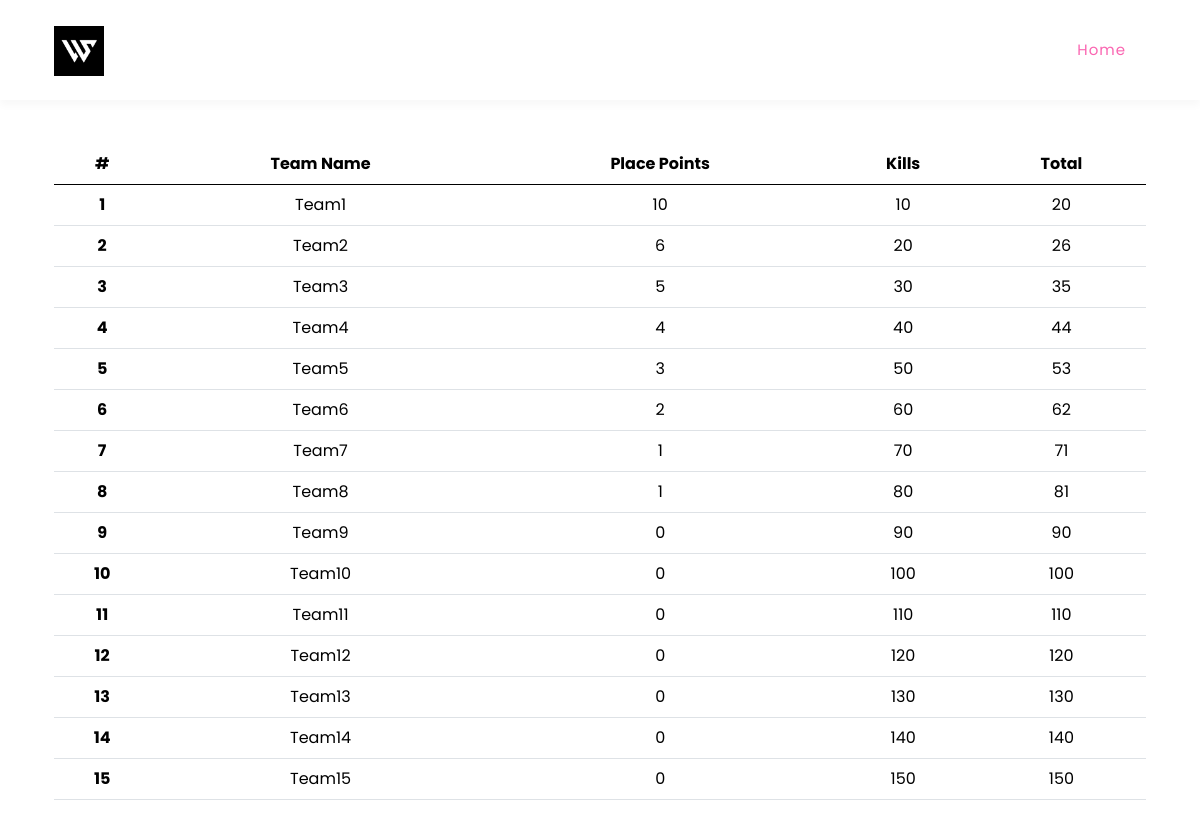
Page /view_match_table/27/1 on the committed database.
### app/models.py (models this page shows, shortened)
class Result(models.Model):
    team_name = models.CharField(max_length=255)
    place_points = models.CharField(max_length=255)
    kill = models.CharField(max_length=255)
    total = models.CharField(max_length=255)
    match = models.CharField(max_length=255)
    user = models.ForeignKey(User,on_delete=models.CASCADE,null=True)
    tourament_id = models.ForeignKey(CreateTournament,on_delete=models.CASCADE,null=True)
    class Meta:
        db_table = "Result"

### app/views.py (the view)
# urls.py: path('view_match_table/<str:id>/<str:match>',views.ViewMatchTable.as_view(),name='view_match_table'),
class ViewMatchTable(View):
    def get(self,request,id,match):
        result = Result.objects.filter(tourament_id=id,match=match)
        context = {
            'result':result
        }
        return render(request,'view_match_table.html',context)

### app/templates/view_match_table.html (shortened to what this page needs)
{% extends 'accounts.html' %}
{% load static %}
{% block nav %}
<header class="header-area header-sticky wow slideInDown" data-wow-duration="0.75s" data-wow-delay="0s">
    <div class="container">
      <div class="row">
        <div class="col-12">
          <nav class="main-nav">
            <a href="{% url "" %}" class="logo">
              <img src="{% static "logo/1.jpeg" %}" alt="" height="50" width="50">
            </a>
            <ul class="nav">
              <li class="scroll-to-section"><a href="{% url "" %}" class="active">Home</a></li>
            </ul>
          </nav>
        </div>
      </div>
    </div>
  </header>
{% endblock nav %}
{% block main %}
<br>
<br>
<br>
<br>
<div class="text-center container my-5">
<table class="table">
    <thead>
      <tr>
        <th scope="col">#</th>
        <th scope="col">Team Name</th>
        <th scope="col">Place Points</th>
        <th scope="col">Kills</th>
        <th scope="col">Total</th>
      </tr>
    </thead>
    <tbody>
      {% for i in result %}
      <tr>
        <th scope="row">{{forloop.counter}}</th>
        <td>{{i.team_name}}</td>
        <td>{{i.place_points}}</td>
        <td>{{i.kill}}</td>
        <td>{{i.total}}</td>
      </tr>
      {% endfor %}
    </tbody>
  </table>
</div>
{% endblock main %}

### accounts/templates/accounts.html (shortened to what this page needs)
<!doctype html>
<html lang="en">
  {% load static %}
  <head>
    <link href="https://cdn.jsdelivr.net/npm/bootstrap@5.3.2/dist/css/bootstrap.min.css" rel="stylesheet">
    <link href="https://cdn.jsdelivr.net/npm/bootstrap@5.3.2/dist/css/bootstrap.min.css" rel="stylesheet">
    <link href="{% static "vendor/bootstrap/css/bootstrap.min.css" %}" rel="stylesheet">
    <link rel="stylesheet" href="{% static "assets/css/fontawesome.css" %}">
    <link rel="stylesheet" href="{% static "assets/css/templatemo-digimedia-v1.css" %}">
    <link rel="stylesheet" href="{% static "assets/css/animated.css" %}">
    <link rel="stylesheet" href="{% static "assets/css/owl.css" %}">
  </head>
  <body>
{% block nav %}
{% endblock nav %}
{% block main %}
{% endblock main %}
  </body>
</html>

### static/assets/css/templatemo-digimedia-v1.css (style rules this page uses)
html, body, div, span, applet, object, iframe, h1, h2, h3, h4, h5, h6, p, blockquote, div pre, a, abbr, acronym, address, big, cite, code, del, dfn, em, font, img, ins, kbd, q, s, samp, small, strike, strong, sub, sup, tt, var, b, u, i, center, dl, dt, dd, ol, ul, li, figure, header, nav, section, article, aside, footer, figcaption { margin: 0; padding: 0; border: 0; outline: 0; }
ul, li { padding: 0; margin: 0; list-style: none; }
header, nav, section, article, aside, footer, hgroup { display: block; }
* { box-sizing: border-box; }
html, body { font-family: 'Poppins', sans-serif; font-weight: 400; background-color: #fff; -ms-text-size-adjust: 100%; -webkit-font-smoothing: antialiased; -moz-osx-font-smoothing: grayscale; }
a { text-decoration: none !important; }
ul { margin-bottom: 0px; }
img { width: 100%; overflow: hidden; }
html, body { background: #fff; font-family: 'Poppins', sans-serif; }
.header-area { background-color: #fff; box-shadow: 0px 5px 8px rgba(0,0,0,0.03); position: absolute; left: 0px; right: 0px; z-index: 100; height: 100px; -webkit-transition: all .5s ease 0s; -moz-transition: all .5s ease 0s; -o-transition: all .5s ease 0s; transition: all .5s ease 0s; }
.header-area .main-nav { min-height: 80px; background: transparent; }
.header-area .main-nav .logo { float: left; -webkit-transition: all 0.3s ease 0s; -moz-transition: all 0.3s ease 0s; -o-transition: all 0.3s ease 0s; transition: all 0.3s ease 0s; }
.header-area .main-nav .logo { line-height: 100px; float: left; -webkit-transition: all 0.3s ease 0s; -moz-transition: all 0.3s ease 0s; -o-transition: all 0.3s ease 0s; transition: all 0.3s ease 0s; }
.header-area .main-nav .nav { float: right; margin-top: 30px; margin-right: 0px; background-color: transparent; -webkit-transition: all 0.3s ease 0s; -moz-transition: all 0.3s ease 0s; -o-transition: all 0.3s ease 0s; transition: all 0.3s ease 0s; position: relative; z-index: 999; }
.header-area .main-nav .nav li { padding-left: 20px; padding-right: 20px; }
.header-area .main-nav .nav li:last-child { padding-right: 0px; padding-left: 40px; }
.header-area .main-nav .nav li:last-child a , .background-header .main-nav .nav li:last-child a { padding: 0px 20px !important; font-weight: 400; }
.header-area .main-nav .nav li a { display: block; font-weight: 500; font-size: 15px; color: #2a2a2a; text-transform: capitalize; -webkit-transition: all 0.3s ease 0s; -moz-transition: all 0.3s ease 0s; -o-transition: all 0.3s ease 0s; transition: all 0.3s ease 0s; height: 40px; line-height: 40px; border: transparent; letter-spacing: 1px; }
.header-area .main-nav .nav li:hover a, .header-area .main-nav .nav li a.active { color: #fa65b1!important; }
.header-area.header-sticky { min-height: 80px; }
.header-area .nav { margin-top: 30px; }
.header-area.header-sticky .nav li a.active { color: #fa65b1; }
@media (max-width: 1200px) { .header-area .main-nav .nav li { padding-left: 12px; padding-right: 12px; } }
@media (max-width: 1200px) { .header-area .main-nav:before { display: none; } }
@media (min-width: 767px) { .header-area .main-nav .nav { display: flex !important; } }
@media (max-width: 1200px) { .header-area .main-nav .nav li:last-child { padding-left: 20px; } }

### rows in the picture
Result: team_name "Team1", place_points "10", kill "10", total "20"
Result: team_name "Team2", place_points "6", kill "20", total "26"
Result: team_name "Team3", place_points "5", kill "30", total "35"
Result: team_name "Team4", place_points "4", kill "40", total "44"
Result: team_name "Team5", place_points "3", kill "50", total "53"
Result: team_name "Team6", place_points "2", kill "60", total "62"
Result: team_name "Team7", place_points "1", kill "70", total "71"
Result: team_name "Team8", place_points "1", kill "80", total "81"
Result: team_name "Team9", place_points "0", kill "90", total "90"
Result: team_name "Team10", place_points "0", kill "100", total "100"
Result: team_name "Team11", place_points "0", kill "110", total "110"
Result: team_name "Team12", place_points "0", kill "120", total "120"
Result: team_name "Team13", place_points "0", kill "130", total "130"
Result: team_name "Team14", place_points "0", kill "140", total "140"
Result: team_name "Team15", place_points "0", kill "150", total "150"
